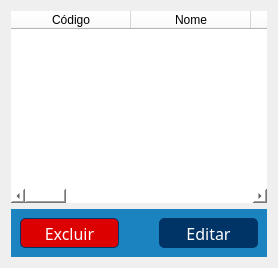
                   <widget class="QWidget" name="estoque_2">
                    <layout class="QVBoxLayout" name="verticalLayout_33">
                     <item>
                      <widget class="QTableWidget" name="tb_estoque">
                       <property name="styleSheet">
                        <string notr="true">background-color: rgb(255, 255, 255);
border-style: none;
border-radius: 0px;</string>
                       </property>
                       <property name="editTriggers">
                        <set>QAbstractItemView::NoEditTriggers</set>
                       </property>
                       <property name="selectionMode">
                        <enum>QAbstractItemView::SingleSelection</enum>
                       </property>
                       <property name="selectionBehavior">
                        <enum>QAbstractItemView::SelectRows</enum>
                       </property>
                       <attribute name="horizontalHeaderDefaultSectionSize">
                        <number>120</number>
                       </attribute>
                       <column>
                        <property name="text">
                         <string>Código</string>
                        </property>
                       </column>
                       <column>
                        <property name="text">
                         <string>Nome</string>
                        </property>
                       </column>
                       <column>
                        <property name="text">
                         <string>Descrição</string>
                        </property>
                       </column>
                       <column>
                        <property name="text">
                         <string>Quantidade</string>
                        </property>
                       </column>
                       <column>
                        <property name="text">
                         <string>Valor custo</string>
                        </property>
                       </column>
                       <column>
                        <property name="text">
                         <string>Valor venda</string>
                        </property>
                       </column>
                       <column>
                        <property name="text">
                         <string>Nome fornecedor</string>
                        </property>
                       </column>
                       <column>
                        <property name="text">
                         <string>Telefone fornecedor</string>
                        </property>
                       </column>
                       <column>
                        <property name="text">
                         <string>Dimensões</string>
                        </property>
                       </column>
                       <column>
                        <property name="text">
                         <string>Peso</string>
                        </property>
                       </column>
                       <column>
                        <property name="text">
                         <string>Data</string>
                        </property>
                       </column>
                      </widget>
                     </item>
                     <item>
                      <widget class="QFrame" name="frame_7">
                       <property name="styleSheet">
                        <string notr="true">background-color: rgb(27, 131, 191);
border-width: 1px;
border-color: rgb(0, 51, 102);
border-style: none;
border-radius: 0px;</string>
                       </property>
                       <property name="frameShape">
                        <enum>QFrame::StyledPanel</enum>
                       </property>
                       <property name="frameShadow">
                        <enum>QFrame::Raised</enum>
                       </property>
                       <layout class="QHBoxLayout" name="horizontalLayout">
                        <property name="spacing">
                         <number>40</number>
                        </property>
                        <item>
                         <widget class="QPushButton" name="btn_excluir">
                          <property name="minimumSize">
                           <size>
                            <width>80</width>
                            <height>30</height>
                           </size>
                          </property>
                          <property name="font">
                           <font>
                            <family>Bell MT</family>
                            <pointsize>12</pointsize>
                           </font>
                          </property>
                          <property name="cursor">
                           <cursorShape>PointingHandCursor</cursorShape>
                          </property>
                          <property name="styleSheet">
                           <string notr="true">QPushButton{
border-style: solid;
selection-color: rgb(255, 0, 0);
border-width: 1px;
border-color: rgb(0, 51, 102);
background-color: rgb(220, 0, 0);
color: rgb(255, 255, 255);
border-radius: 5px;
}

QPushButton:hover{
border-style: solid;
selection-color: rgb(255, 0, 0);
border-width: 1px;
border-color: rgb(0, 51, 102);
background-color: rgb(255, 255, 255);
color: rgb(0, 0, 0);
border-radius: 5px;
}</string>
                          </property>
                          <property name="text">
                           <string>Excluir</string>
                          </property>
                         </widget>
                        </item>
                        <item>
                         <widget class="QPushButton" name="btn_editar">
                          <property name="minimumSize">
                           <size>
                            <width>80</width>
                            <height>30</height>
                           </size>
                          </property>
                          <property name="font">
                           <font>
                            <family>Bell MT</family>
                            <pointsize>12</pointsize>
                           </font>
                          </property>
                          <property name="cursor">
                           <cursorShape>PointingHandCursor</cursorShape>
                          </property>
                          <property name="styleSheet">
                           <string notr="true">QPushButton{
border-style: solid;
selection-color: rgb(255, 0, 0);
border-width: 1px;
border-color: rgb(0, 51, 102);
background-color: rgb(0, 51, 102);
color: rgb(255, 255, 255);
border-radius: 5px;
}

QPushButton:hover{
border-style: solid;
selection-color: rgb(255, 0, 0);
border-width: 1px;
border-color: rgb(0, 51, 102);
background-color: rgb(255, 255, 255);
color: rgb(0, 0, 0);
border-radius: 5px;
}</string>
                          </property>
                          <property name="text">
                           <string>Editar</string>
                          </property>
                         </widget>
                        </item>
                       </layout>
                      </widget>
                     </item>
                    </layout>
                   </widget>
